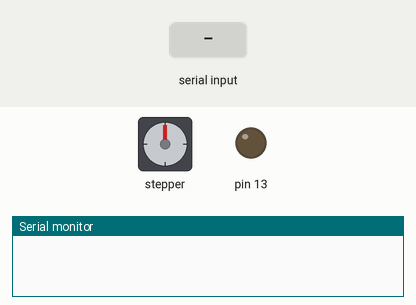
This sketch was run on a simulated Arduino Uno, built with avr-gcc and run on an emulated ATmega328P. Parts: stepper motor, output pins drawn as LEDs (lit = HIGH), the last lines printed to the serial monitor. The test bench sets the inputs (shaded band). Stepper angles assume 4096 steps per turn.

Above: at 1.2 s.
1.3 s: "1\n" received over Serial
At 1.45 s:
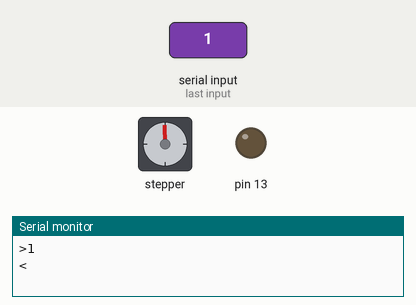
At 2.05 s:
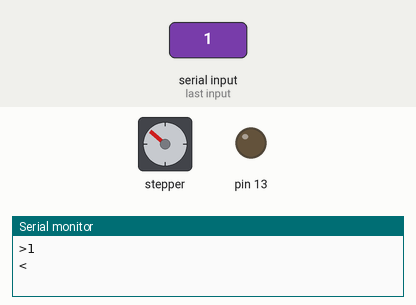
4.3 s: "0\n" received over Serial
At 5.4 s:
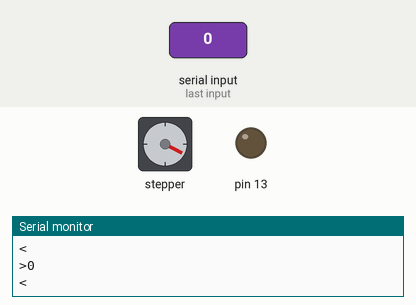
5.8 s: byte 10 ('\n') received over Serial
7.3 s: "2\n" received over Serial
At 7.45 s:
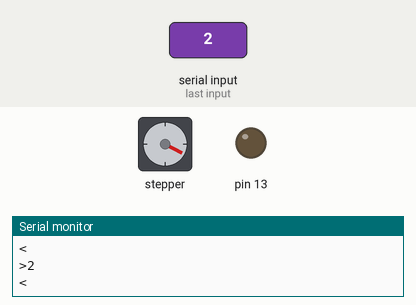
10.3 s: "1\n" received over Serial
13.3 s: "2\n" received over Serial
Timing chart, 0 to 19.3 s (numbered marks = the images above; inputs shaded):
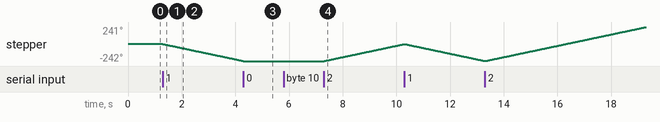

The sketch:

MotorController_v01.ino
```cpp
#include <AccelStepper.h>

#define HALFSTEP 8

#define motorPin5  8     // IN1 on the ULN2003 driver 2
#define motorPin6  9     // IN2 on the ULN2003 driver 2
#define motorPin7  10    // IN3 on the ULN2003 driver 2
#define motorPin8  11    // IN4 on the ULN2003 driver 2

AccelStepper stepper(HALFSTEP, motorPin5, motorPin7, motorPin6, motorPin8);

String inputString = "";         // a string to hold incoming data
boolean stringComplete = false;  // whether the string is complete
int spd = 1000;    // The current speed in steps/second
int sign = 1;

void setup() {
  stepper.setMaxSpeed(1000);
  stepper.setSpeed(0);
  pinMode(13, OUTPUT);
  // initialize serial:
  Serial.begin(9600);
  // reserve 200 bytes for the inputString:
  inputString.reserve(200);
}

void loop() {
  digitalWrite(13, LOW);
  // print the string when a newline arrives:
  if (stringComplete) {
  Serial.println(">"+inputString+"<");
   digitalWrite(13, HIGH);
   if (inputString.compareTo("0\n") == 0) {  // forward
      sign = 0;
    }else if(inputString.compareTo("2\n") == 0){
      sign = 1;
    }else if(inputString.compareTo("1\n") == 0){
      sign = -1;
    }

    // clear the string:
    inputString = "";
    stringComplete = false;
    stepper.setSpeed(sign * spd);
  }
    stepper.runSpeed();
}

/*
  SerialEvent occurs whenever a new data comes in the
 hardware serial RX.  This routine is run between each
 time loop() runs, so using delay inside loop can delay
 response.  Multiple bytes of data may be available.
 */
void serialEvent() {
  while (Serial.available()) {
    // get the new byte:
    char inChar = (char)Serial.read();
    // add it to the inputString:
    inputString += inChar;
    // if the incoming character is a newline, set a flag
    // so the main loop can do something about it:
    if (inChar == '\n') {
      stringComplete = true;
    }
  }
}
```

Measured:
- after the input at 1.3 s, stepper: keeps turning counter-clockwise at about 81°/s, starting at once
- after the input at 4.3 s, stepper: goes on until 4.3 s, then stays -242°
- after the input at 7.3 s, stepper: keeps turning clockwise at about 81°/s, starting at once
